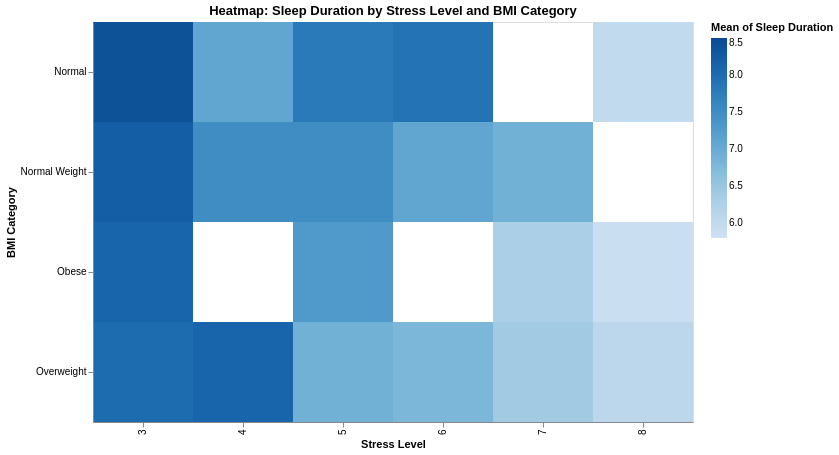

Source (Vega-Lite JSON):
### Vega-Lite specification from a JSON file in a GitHub repository (floating-point values rounded to 4 significant figures; data arrays with more than 128 entries replaced by an {"elided": "..."} marker saying what was removed)
{"$schema": "https://vega.github.io/schema/vega-lite/v5.json", "title": "Heatmap: Sleep Duration by Stress Level and BMI Category", "width": 600, "height": 400, "data": {"values": {"elided": "374 records"}}, "mark": "rect", "encoding": {"x": {"field": "Stress Level", "type": "nominal"}, "y": {"field": "BMI Category", "type": "nominal"}, "color": {"aggregate": "mean", "field": "Sleep Duration", "type": "quantitative", "scale": {"scheme": "blues"}}, "tooltip": [{"field": "Stress Level", "type": "nominal"}, {"field": "BMI Category", "type": "nominal"}, {"field": "Sleep Duration", "type": "quantitative"}]}}
